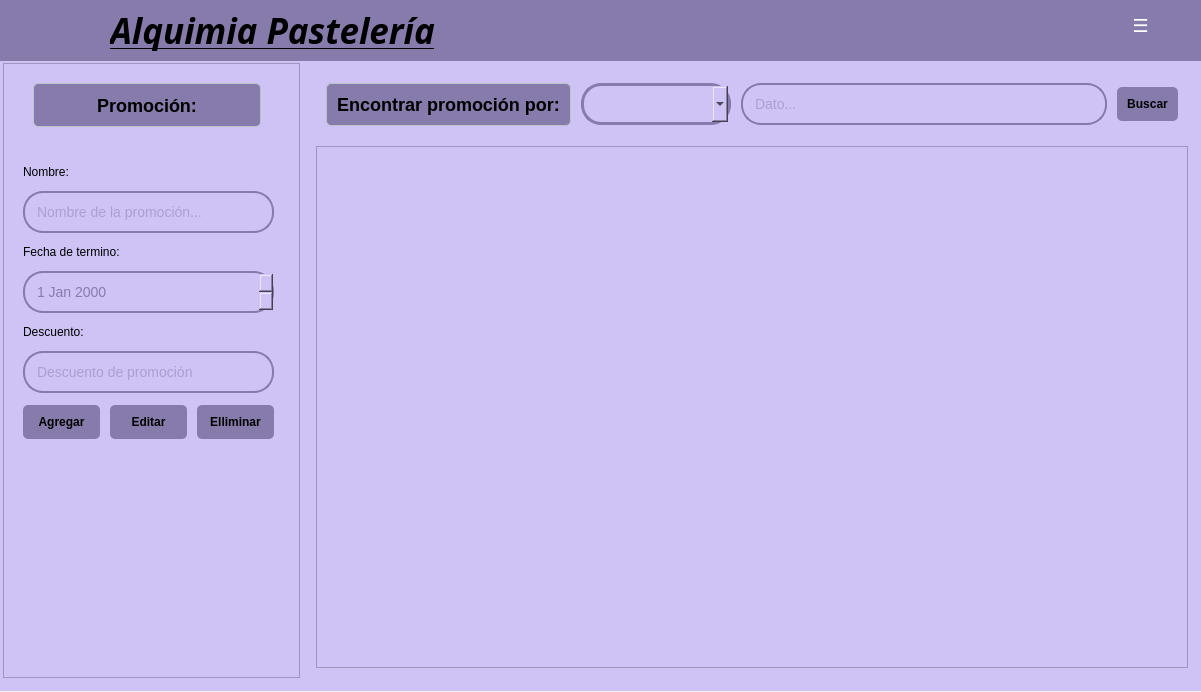
<?xml version="1.0" encoding="UTF-8"?>
<ui version="4.0">
 <class>Form</class>
 <widget class="QWidget" name="Form">
  <property name="geometry">
   <rect>
    <x>0</x>
    <y>0</y>
    <width>1201</width>
    <height>692</height>
   </rect>
  </property>
  <property name="windowTitle">
   <string>Form</string>
  </property>
  <widget class="QWidget" name="widget" native="true">
   <property name="geometry">
    <rect>
     <x>0</x>
     <y>0</y>
     <width>1201</width>
     <height>691</height>
    </rect>
   </property>
   <property name="styleSheet">
    <string notr="true">background-color: #CFC3F5;</string>
   </property>
   <widget class="QWidget" name="horizontalLayoutWidget_2">
    <property name="geometry">
     <rect>
      <x>0</x>
      <y>60</y>
      <width>1201</width>
      <height>621</height>
     </rect>
    </property>
    <layout class="QHBoxLayout" name="horizontalLayout_2" stretch="0,3">
     <property name="spacing">
      <number>6</number>
     </property>
     <property name="leftMargin">
      <number>3</number>
     </property>
     <property name="topMargin">
      <number>3</number>
     </property>
     <property name="rightMargin">
      <number>3</number>
     </property>
     <property name="bottomMargin">
      <number>3</number>
     </property>
     <item>
      <widget class="QFrame" name="frame">
       <property name="sizePolicy">
        <sizepolicy hsizetype="Preferred" vsizetype="Preferred">
         <horstretch>1</horstretch>
         <verstretch>1</verstretch>
        </sizepolicy>
       </property>
       <property name="frameShape">
        <enum>QFrame::StyledPanel</enum>
       </property>
       <property name="frameShadow">
        <enum>QFrame::Raised</enum>
       </property>
       <widget class="QLabel" name="saleTitleLabel_3">
        <property name="geometry">
         <rect>
          <x>30</x>
          <y>20</y>
          <width>228</width>
          <height>44</height>
         </rect>
        </property>
        <property name="sizePolicy">
         <sizepolicy hsizetype="Fixed" vsizetype="Fixed">
          <horstretch>0</horstretch>
          <verstretch>0</verstretch>
         </sizepolicy>
        </property>
        <property name="styleSheet">
         <string notr="true">QLabel {
    color: #000000;
    font-size: 18px;
    font-weight: bold;
    padding: 10px;
    background-color: #867BAA;
    border-radius: 5px;
    border: 1px solid #bdc3c7;
}</string>
        </property>
        <property name="frameShape">
         <enum>QFrame::NoFrame</enum>
        </property>
        <property name="text">
         <string>Promoción:</string>
        </property>
        <property name="alignment">
         <set>Qt::AlignCenter</set>
        </property>
       </widget>
       <widget class="QWidget" name="verticalLayoutWidget_2">
        <property name="geometry">
         <rect>
          <x>10</x>
          <y>90</y>
          <width>271</width>
          <height>301</height>
         </rect>
        </property>
        <layout class="QVBoxLayout" name="verticalLayout" stretch="0,0,0,0,0,0,0">
         <property name="spacing">
          <number>10</number>
         </property>
         <property name="leftMargin">
          <number>10</number>
         </property>
         <property name="topMargin">
          <number>10</number>
         </property>
         <property name="rightMargin">
          <number>10</number>
         </property>
         <property name="bottomMargin">
          <number>10</number>
         </property>
         <item>
          <widget class="QLabel" name="label_4">
           <property name="sizePolicy">
            <sizepolicy hsizetype="Expanding" vsizetype="Fixed">
             <horstretch>0</horstretch>
             <verstretch>0</verstretch>
            </sizepolicy>
           </property>
           <property name="styleSheet">
            <string notr="true">color: rgb(0, 0, 0);</string>
           </property>
           <property name="text">
            <string>Nombre:</string>
           </property>
          </widget>
         </item>
         <item>
          <widget class="QLineEdit" name="searchInput_3">
           <property name="minimumSize">
            <size>
             <width>40</width>
             <height>0</height>
            </size>
           </property>
           <property name="styleSheet">
            <string notr="true">QLineEdit {
    padding: 10px;
    border: 2px solid #867BAA;
    border-radius: 20px;
    font-size: 14px;
	color: rgb(134, 123, 170);
}</string>
           </property>
           <property name="text">
            <string/>
           </property>
           <property name="placeholderText">
            <string>Nombre de la promoción...</string>
           </property>
          </widget>
         </item>
         <item>
          <widget class="QLabel" name="label_5">
           <property name="sizePolicy">
            <sizepolicy hsizetype="Expanding" vsizetype="Fixed">
             <horstretch>0</horstretch>
             <verstretch>0</verstretch>
            </sizepolicy>
           </property>
           <property name="styleSheet">
            <string notr="true">color: rgb(0, 0, 0);</string>
           </property>
           <property name="text">
            <string>Fecha de termino:</string>
           </property>
          </widget>
         </item>
         <item>
          <widget class="QDateEdit" name="dateEdit">
           <property name="styleSheet">
            <string notr="true">QDateEdit {
    padding: 10px;
    border: 2px solid #867BAA;
    border-radius: 20px;
    font-size: 14px;
    color: rgb(134, 123, 170);
	background: #CFC3F5;
}

QDateEdit::down-arrow {
    width: 16px;
    height: 16px;
}

QDateEdit::drop-down {
    border: none;
    background-color: #867BAA;
    border-radius: 0 15px 15px 0;
    width: 25px;
}

QDateEdit:focus {
    border-color: #6a5a9a;
    background-color: #f8f7fc;
}</string>
           </property>
          </widget>
         </item>
         <item>
          <widget class="QLabel" name="label_6">
           <property name="sizePolicy">
            <sizepolicy hsizetype="Expanding" vsizetype="Fixed">
             <horstretch>0</horstretch>
             <verstretch>0</verstretch>
            </sizepolicy>
           </property>
           <property name="styleSheet">
            <string notr="true">color: rgb(0, 0, 0);</string>
           </property>
           <property name="text">
            <string>Descuento:</string>
           </property>
          </widget>
         </item>
         <item>
          <widget class="QLineEdit" name="searchInput_4">
           <property name="minimumSize">
            <size>
             <width>40</width>
             <height>0</height>
            </size>
           </property>
           <property name="styleSheet">
            <string notr="true">QLineEdit {
    padding: 10px;
    border: 2px solid #867BAA;
    border-radius: 20px;
    font-size: 14px;
	color: rgb(134, 123, 170);
}</string>
           </property>
           <property name="text">
            <string/>
           </property>
           <property name="placeholderText">
            <string>Descuento de promoción</string>
           </property>
          </widget>
         </item>
         <item>
          <layout class="QHBoxLayout" name="horizontalLayout_3">
           <property name="spacing">
            <number>10</number>
           </property>
           <property name="sizeConstraint">
            <enum>QLayout::SetDefaultConstraint</enum>
           </property>
           <property name="leftMargin">
            <number>0</number>
           </property>
           <property name="topMargin">
            <number>0</number>
           </property>
           <property name="rightMargin">
            <number>0</number>
           </property>
           <property name="bottomMargin">
            <number>0</number>
           </property>
           <item>
            <widget class="QPushButton" name="payButton_5">
             <property name="styleSheet">
              <string notr="true">QPushButton {
    background-color: #867BAA;
    color: black;
    padding: 10px;
    border: none;
    border-radius: 5px;
    font-weight: bold;
}
QPushButton:hover {
    background-color: #BDB1E2;
}</string>
             </property>
             <property name="text">
              <string>Agregar</string>
             </property>
            </widget>
           </item>
           <item>
            <widget class="QPushButton" name="payButton_3">
             <property name="styleSheet">
              <string notr="true">QPushButton {
    background-color: #867BAA;
    color: black;
    padding: 10px;
    border: none;
    border-radius: 5px;
    font-weight: bold;
}
QPushButton:hover {
    background-color: #BDB1E2;
}</string>
             </property>
             <property name="text">
              <string>Editar</string>
             </property>
            </widget>
           </item>
           <item>
            <widget class="QPushButton" name="payButton_4">
             <property name="styleSheet">
              <string notr="true">QPushButton {
    background-color: #867BAA;
    color: black;
    padding: 10px;
    border: none;
    border-radius: 5px;
    font-weight: bold;
}
QPushButton:hover {
    background-color: #BDB1E2;
}</string>
             </property>
             <property name="text">
              <string>Elliminar</string>
             </property>
            </widget>
           </item>
          </layout>
         </item>
        </layout>
       </widget>
      </widget>
     </item>
     <item>
      <layout class="QVBoxLayout" name="verticalLayoutRight_2" stretch="0,0">
       <property name="spacing">
        <number>10</number>
       </property>
       <property name="leftMargin">
        <number>10</number>
       </property>
       <property name="topMargin">
        <number>10</number>
       </property>
       <property name="rightMargin">
        <number>10</number>
       </property>
       <property name="bottomMargin">
        <number>10</number>
       </property>
       <item>
        <layout class="QHBoxLayout" name="horizontalLayout">
         <property name="spacing">
          <number>10</number>
         </property>
         <property name="leftMargin">
          <number>10</number>
         </property>
         <property name="topMargin">
          <number>10</number>
         </property>
         <property name="rightMargin">
          <number>10</number>
         </property>
         <property name="bottomMargin">
          <number>10</number>
         </property>
         <item>
          <widget class="QLabel" name="saleTitleLabel_2">
           <property name="sizePolicy">
            <sizepolicy hsizetype="Fixed" vsizetype="Fixed">
             <horstretch>0</horstretch>
             <verstretch>0</verstretch>
            </sizepolicy>
           </property>
           <property name="styleSheet">
            <string notr="true">QLabel {
    color: #000000;
    font-size: 18px;
    font-weight: bold;
    padding: 10px;
    background-color: #867BAA;
    border-radius: 5px;
    border: 1px solid #bdc3c7;
}</string>
           </property>
           <property name="text">
            <string>Encontrar promoción por:</string>
           </property>
           <property name="alignment">
            <set>Qt::AlignCenter</set>
           </property>
          </widget>
         </item>
         <item>
          <widget class="QComboBox" name="categoryCombo">
           <property name="sizePolicy">
            <sizepolicy hsizetype="Fixed" vsizetype="Fixed">
             <horstretch>0</horstretch>
             <verstretch>0</verstretch>
            </sizepolicy>
           </property>
           <property name="minimumSize">
            <size>
             <width>150</width>
             <height>0</height>
            </size>
           </property>
           <property name="styleSheet">
            <string notr="true">QComboBox {
    padding: 10px;
    border: 3px solid #867BAA;
    border-radius: 20px;
}
</string>
           </property>
          </widget>
         </item>
         <item>
          <widget class="QLineEdit" name="searchInput_5">
           <property name="minimumSize">
            <size>
             <width>40</width>
             <height>0</height>
            </size>
           </property>
           <property name="styleSheet">
            <string notr="true">QLineEdit {
    padding: 10px;
    border: 2px solid #867BAA;
    border-radius: 20px;
    font-size: 14px;
	color: rgb(134, 123, 170);
}</string>
           </property>
           <property name="placeholderText">
            <string>Dato...</string>
           </property>
          </widget>
         </item>
         <item>
          <widget class="QPushButton" name="payButton_2">
           <property name="styleSheet">
            <string notr="true">QPushButton {
    background-color: #867BAA;
    color: black;
    padding: 10px;
    border: none;
    border-radius: 5px;
    font-weight: bold;
}
QPushButton:hover {
    background-color: #BDB1E2;
}</string>
           </property>
           <property name="text">
            <string>Buscar</string>
           </property>
          </widget>
         </item>
        </layout>
       </item>
       <item>
        <widget class="QTableView" name="tableView"/>
       </item>
      </layout>
     </item>
    </layout>
   </widget>
   <widget class="QWidget" name="contrasteWidget" native="true">
    <property name="geometry">
     <rect>
      <x>0</x>
      <y>0</y>
      <width>1201</width>
      <height>61</height>
     </rect>
    </property>
    <property name="autoFillBackground">
     <bool>false</bool>
    </property>
    <property name="styleSheet">
     <string notr="true">background-color: #867BAA</string>
    </property>
    <widget class="QLabel" name="tituloLabel">
     <property name="geometry">
      <rect>
       <x>110</x>
       <y>10</y>
       <width>361</width>
       <height>41</height>
      </rect>
     </property>
     <property name="font">
      <font>
       <family>Noto Serif Display SemiCondensed Black</family>
       <pointsize>26</pointsize>
       <weight>75</weight>
       <italic>true</italic>
       <bold>true</bold>
       <underline>true</underline>
       <stylestrategy>PreferDefault</stylestrategy>
      </font>
     </property>
     <property name="styleSheet">
      <string notr="true">color: rgb(0, 0, 0);</string>
     </property>
     <property name="text">
      <string>Alquimia Pastelería</string>
     </property>
    </widget>
    <widget class="QLabel" name="label_2">
     <property name="geometry">
      <rect>
       <x>20</x>
       <y>10</y>
       <width>51</width>
       <height>41</height>
      </rect>
     </property>
     <property name="text">
      <string/>
     </property>
     <property name="pixmap">
      <pixmap>Iconos/logoPasteleriaMini.xcf</pixmap>
     </property>
     <property name="scaledContents">
      <bool>true</bool>
     </property>
    </widget>
    <widget class="QPushButton" name="btnMenu">
     <property name="geometry">
      <rect>
       <x>1120</x>
       <y>10</y>
       <width>41</width>
       <height>31</height>
      </rect>
     </property>
     <property name="font">
      <font>
       <pointsize>-1</pointsize>
       <weight>75</weight>
       <bold>true</bold>
      </font>
     </property>
     <property name="styleSheet">
      <string notr="true">QPushButton {
    background-color: #867BAA;
    color: white;
    border: none;
    border-radius: 5px;
    font-size: 18px;
    font-weight: bold;
}
QPushButton:hover {
    background-color: #BDB1E2;
}</string>
     </property>
     <property name="text">
      <string>☰</string>
     </property>
    </widget>
   </widget>
  </widget>
 </widget>
 <resources/>
 <connections/>
</ui>
